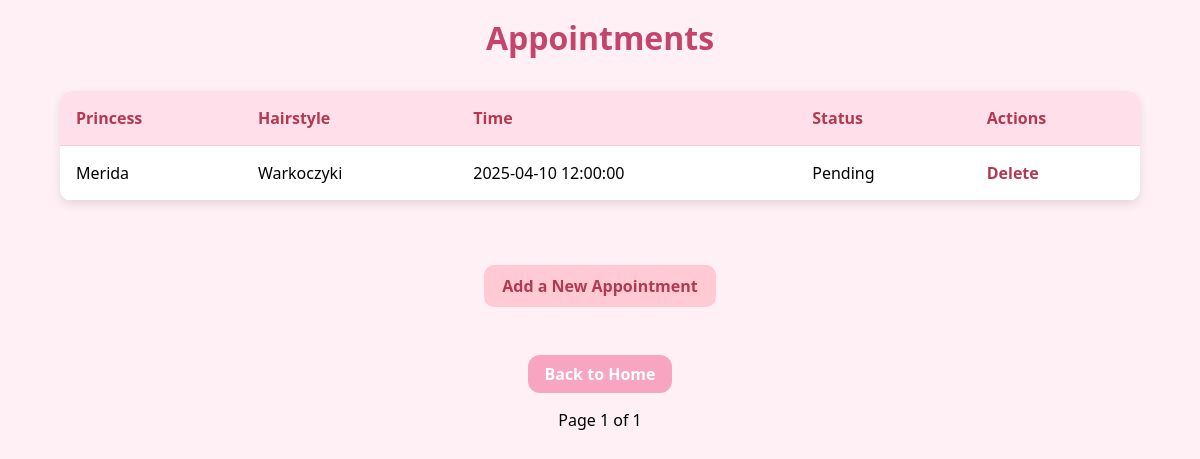
The app's page /appointments with its own data.
### models.py (models this page shows)
class Appointment(db.Model):
    __tablename__ = 'appointment'
    id = db.Column(db.Integer, primary_key=True)
    princess_id = db.Column(db.Integer, db.ForeignKey('princess.id'), nullable=False)
    hairstyle_id = db.Column(db.Integer, db.ForeignKey('hairstyle.id'), nullable=False)
    appointment_time = db.Column(db.DateTime, nullable=False)
    completed = db.Column(db.Boolean, nullable=False, default = False)
    princess = db.relationship('Princess', back_populates='appointments')
    hairstyle = db.relationship('Hairstyle', back_populates='appointments')

class Princess(db.Model):
    __tablename__ = 'princess'
    id = db.Column(db.Integer, primary_key=True)
    name = db.Column(db.String(100), nullable=False)
    movie = db.Column(db.String(100), nullable=False)
    release_date = db.Column(db.Date, nullable=True)
    is_animated = db.Column(db.Boolean, nullable=False)
    rating = db.Column(db.String(10))
    genre = db.Column(db.String(100))
    poster_url = db.Column(db.String(300))
    appointments = db.relationship('Appointment', back_populates='princess')

class Hairstyle(db.Model):
    __tablename__ = 'hairstyle'
    id = db.Column(db.Integer, primary_key=True)
    name = db.Column(db.String(100), nullable=False)
    description = db.Column(db.String(500))
    duration = db.Column(db.Integer)
    price = db.Column(db.Float, nullable=False)
    appointments = db.relationship('Appointment', back_populates='hairstyle')

### app.py (the view)
@app.route('/appointments', methods=['GET'])
def appointments():
    page = request.args.get('page', 1, type=int)
    appointment_pagination = Appointment.query.paginate(page=page, per_page=10)
    return render_template('appointments.html', appointments=appointment_pagination.items,
                           pagination=appointment_pagination)

### templates/appointments.html (shortened to what this page needs)
<!DOCTYPE html>
<html lang="en">
<head>
    <link rel="stylesheet" href="{{ url_for('static', filename='style.css') }}">
</head>
<body>
    <h1>Appointments</h1>
    <table>
        <tr>
            <th>Princess</th>
            <th>Hairstyle</th>
            <th>Time</th>
            <th>Status</th>
            <th>Actions</th>
        </tr>
        {% for appointment in appointments %}
        <tr>
            <td>{{ appointment.princess.name }}</td>
            <td>{{ appointment.hairstyle.name }}</td>
            <td>{{ appointment.appointment_time }}</td>
            <td>{{ 'Completed' if appointment.completed else 'Pending' }}</td>
            <td>
                <a href="{{ url_for('delete_appointment', id=appointment.id) }}" onclick="return confirm('Are you sure?')">Delete</a>
            </td>
        </tr>
        {% endfor %}
    </table>
    <div class="add">
        <a href="{{ url_for('add_appointment') }}" class="add-btn">Add a New Appointment</a>
    </div>
    <div>
        <a href="{{ url_for('index') }}">Back to Home</a>
        <p>Page {{ pagination.page }} of {{ pagination.pages }}</p>
    </div>
</body>
</html>

### static/style.css (style rules this page uses)
body { margin: 0; font-family: 'Segoe UI', sans-serif; background-color: #fff0f6; }
h1 { text-align: center; color: #c44569; margin-top: 1rem; }
table { width: 90%; margin: 2rem auto; border-collapse: collapse; background-color: #fff; border-radius: 12px; overflow: hidden; box-shadow: 0 4px 10px rgba(0, 0, 0, 0.1); }
th, td { padding: 1rem; text-align: left; border-bottom: 1px solid #f1d4dc; }
th { background-color: #ffe0ea; color: #b33951; font-weight: bold; }
a { text-decoration: none; color: #b33951; font-weight: bold; }
div { text-align: center; margin-top: 1rem; }
div > a { display: inline-block; margin-top: 2rem; padding: 0.5rem 1rem; background-color: #f8a5c2; color: white; border-radius: 12px; transition: background-color 0.3s ease; }
.add { text-align: center; margin-top: 2rem; }
.add-btn { background-color: #ffcad4; color: #b33951; padding: 0.5rem 1rem; border-radius: 10px; text-decoration: none; font-weight: bold; border: 2px solid transparent; transition: all 0.3s ease; }

### records on screen
Appointment: princess.name "Merida", hairstyle.name "Warkoczyki", appointment_time "2025-04-10 12:00:00", completed "Pending"

### other values on screen
{{ pagination.page }} "1"
{{ pagination.pages }} "1"
